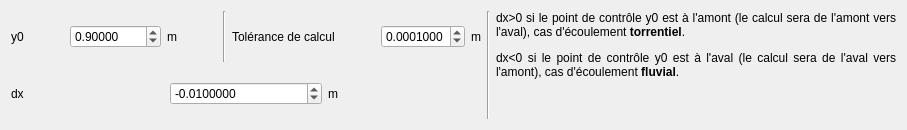
               <widget class="QWidget" name="page">
                <layout class="QHBoxLayout" name="horizontalLayout_43">
                 <item>
                  <layout class="QVBoxLayout" name="verticalLayout_21">
                   <item>
                    <layout class="QHBoxLayout" name="horizontalLayout_10">
                     <item>
                      <layout class="QHBoxLayout" name="horizontalLayout_9">
                       <item>
                        <widget class="QLabel" name="label_7">
                         <property name="text">
                          <string>y0</string>
                         </property>
                        </widget>
                       </item>
                       <item>
                        <spacer name="horizontalSpacer_2">
                         <property name="orientation">
                          <enum>Qt::Horizontal</enum>
                         </property>
                         <property name="sizeHint" stdset="0">
                          <size>
                           <width>40</width>
                           <height>20</height>
                          </size>
                         </property>
                        </spacer>
                       </item>
                       <item>
                        <widget class="QDoubleSpinBox" name="doubleSpinBox_y0">
                         <property name="decimals">
                          <number>5</number>
                         </property>
                         <property name="minimum">
                          <double>0.000010000000000</double>
                         </property>
                         <property name="maximum">
                          <double>1000.000000000000000</double>
                         </property>
                         <property name="singleStep">
                          <double>0.010000000000000</double>
                         </property>
                         <property name="value">
                          <double>0.900000000000000</double>
                         </property>
                        </widget>
                       </item>
                       <item>
                        <widget class="QLabel" name="label_unite_y0">
                         <property name="text">
                          <string>m</string>
                         </property>
                        </widget>
                       </item>
                       <item>
                        <spacer name="horizontalSpacer_13">
                         <property name="orientation">
                          <enum>Qt::Horizontal</enum>
                         </property>
                         <property name="sizeHint" stdset="0">
                          <size>
                           <width>40</width>
                           <height>20</height>
                          </size>
                         </property>
                        </spacer>
                       </item>
                      </layout>
                     </item>
                     <item>
                      <layout class="QHBoxLayout" name="horizontalLayout_6">
                       <item>
                        <widget class="Line" name="line_4">
                         <property name="orientation">
                          <enum>Qt::Vertical</enum>
                         </property>
                        </widget>
                       </item>
                       <item>
                        <widget class="QLabel" name="label_13">
                         <property name="text">
                          <string>Tolérance de calcul</string>
                         </property>
                        </widget>
                       </item>
                       <item>
                        <spacer name="horizontalSpacer_3">
                         <property name="orientation">
                          <enum>Qt::Horizontal</enum>
                         </property>
                         <property name="sizeHint" stdset="0">
                          <size>
                           <width>40</width>
                           <height>20</height>
                          </size>
                         </property>
                        </spacer>
                       </item>
                       <item>
                        <widget class="QDoubleSpinBox" name="doubleSpinBox_epsilon">
                         <property name="decimals">
                          <number>7</number>
                         </property>
                         <property name="minimum">
                          <double>0.000001000000000</double>
                         </property>
                         <property name="maximum">
                          <double>0.100000000000000</double>
                         </property>
                         <property name="singleStep">
                          <double>0.000100000000000</double>
                         </property>
                         <property name="value">
                          <double>0.000100000000000</double>
                         </property>
                        </widget>
                       </item>
                       <item>
                        <widget class="QLabel" name="label_epsilon">
                         <property name="text">
                          <string>m</string>
                         </property>
                        </widget>
                       </item>
                      </layout>
                     </item>
                    </layout>
                   </item>
                   <item>
                    <layout class="QHBoxLayout" name="horizontalLayout_11">
                     <item>
                      <widget class="QLabel" name="label_5">
                       <property name="text">
                        <string>dx</string>
                       </property>
                      </widget>
                     </item>
                     <item>
                      <widget class="QDoubleSpinBox" name="doubleSpinBox_dx">
                       <property name="decimals">
                        <number>7</number>
                       </property>
                       <property name="minimum">
                        <double>-10000.000000000000000</double>
                       </property>
                       <property name="maximum">
                        <double>10000.000000000000000</double>
                       </property>
                       <property name="singleStep">
                        <double>0.010000000000000</double>
                       </property>
                       <property name="value">
                        <double>-0.010000000000000</double>
                       </property>
                      </widget>
                     </item>
                     <item>
                      <widget class="QLabel" name="label_unite_dx">
                       <property name="text">
                        <string>m</string>
                       </property>
                      </widget>
                     </item>
                    </layout>
                   </item>
                  </layout>
                 </item>
                 <item>
                  <widget class="Line" name="line">
                   <property name="orientation">
                    <enum>Qt::Vertical</enum>
                   </property>
                  </widget>
                 </item>
                 <item>
                  <widget class="QLabel" name="label_8">
                   <property name="minimumSize">
                    <size>
                     <width>400</width>
                     <height>95</height>
                    </size>
                   </property>
                   <property name="acceptDrops">
                    <bool>false</bool>
                   </property>
                   <property name="autoFillBackground">
                    <bool>false</bool>
                   </property>
                   <property name="text">
                    <string>&lt;html&gt;&lt;head/&gt;&lt;body&gt;&lt;p align=&quot;justify&quot;&gt;dx&amp;gt;0 si le point de contrôle y0 est à l'amont (le calcul sera de l'amont vers l'aval), cas d'écoulement &lt;span style=&quot; font-weight:600;&quot;&gt;torrentiel&lt;/span&gt;.&lt;/p&gt;&lt;p align=&quot;justify&quot;&gt;dx&amp;lt;0 si le point de contrôle y0 est à l'aval (le calcul sera de l'aval vers l'amont), cas d'écoulement &lt;span style=&quot; font-weight:600;&quot;&gt;fluvial&lt;/span&gt;.&lt;/p&gt;&lt;p&gt;&lt;br/&gt;&lt;/p&gt;&lt;/body&gt;&lt;/html&gt;</string>
                   </property>
                   <property name="scaledContents">
                    <bool>true</bool>
                   </property>
                   <property name="wordWrap">
                    <bool>true</bool>
                   </property>
                  </widget>
                 </item>
                </layout>
               </widget>
